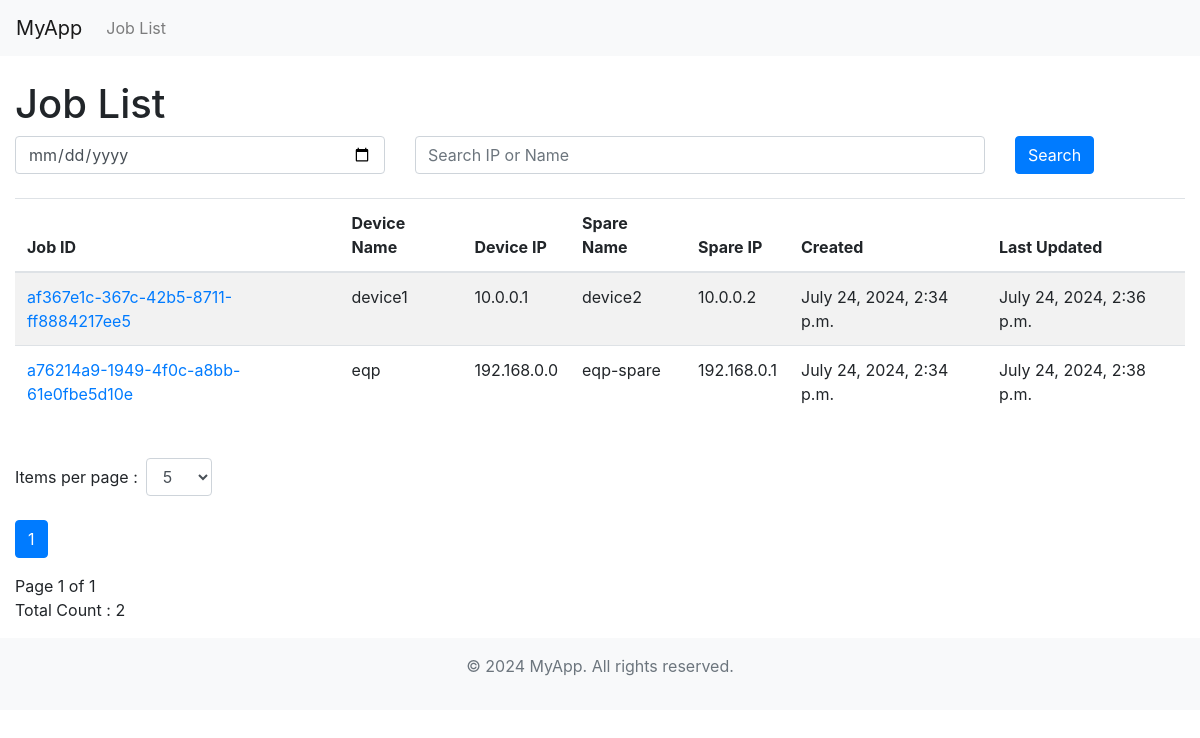
The app's page /jobs/, older data.
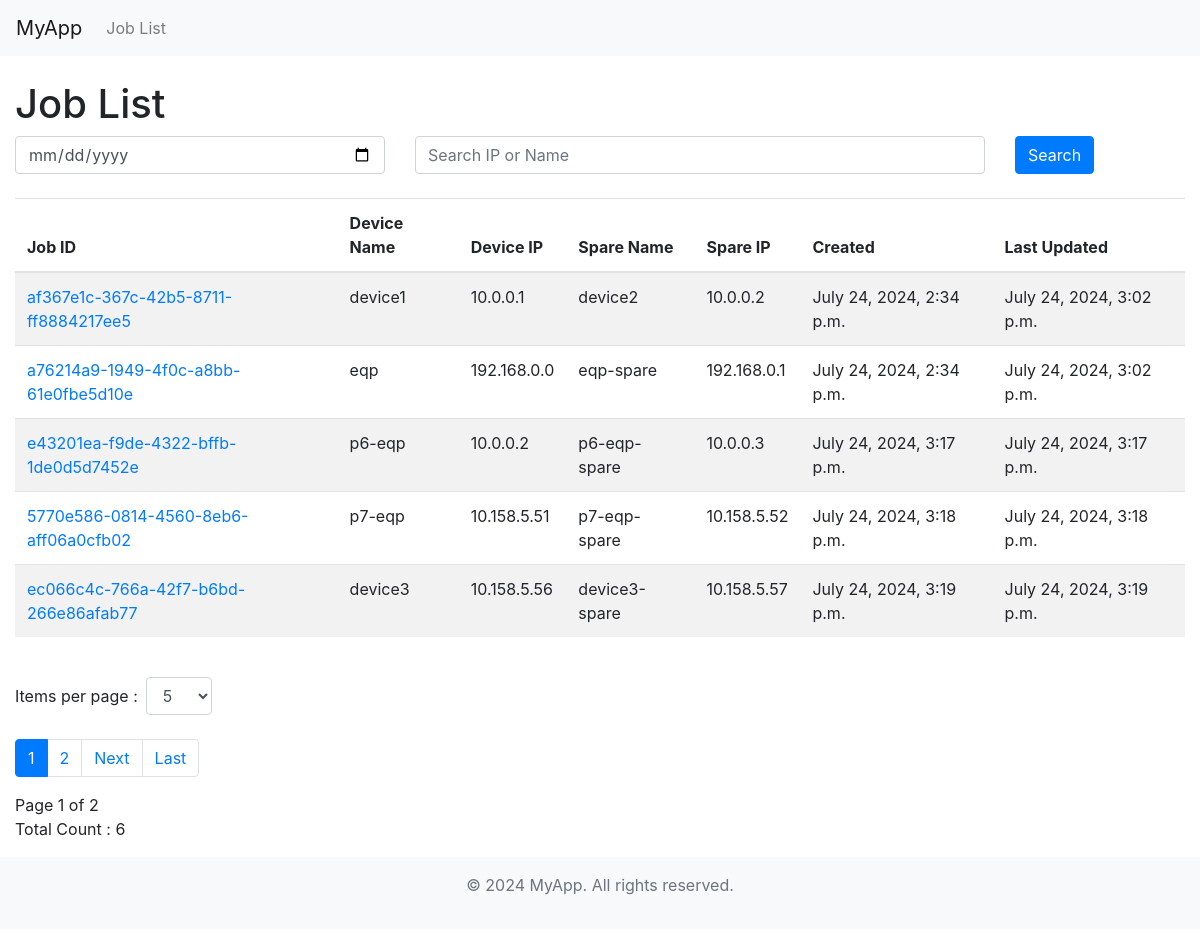
The same page, newer data.
### jobapp/models.py (models this page shows)
class Job(models.Model):
    job_id = models.UUIDField(default=uuid.uuid4, editable=False, primary_key=True)
    device_name = models.CharField(max_length=255)
    device_ip = models.GenericIPAddressField()
    spare_name = models.CharField(max_length=255)
    spare_ip = models.GenericIPAddressField()
    status = models.CharField(max_length=50)
    created = models.DateTimeField(auto_now_add=True)
    last_updated = models.DateTimeField(auto_now=True)

### jobapp/views.py (the view, shortened to what this page needs)
# urls.py: path('', views.JobListView.as_view(), name='job_list'),
class JobListView(ListView):
    model = Job
    template_name = 'jobapp/job_list.html'
    context_object_name = 'jobs'
    paginate_by = 5
    def get_queryset(self):
        queryset = super().get_queryset()
        last_updated_query = self.request.GET.get('last_updated')
        search_query = self.request.GET.get('search')
        return queryset
    def get_paginate_by(self, queryset):
        paginate_by = self.request.GET.get('paginate_by', self.paginate_by)
        try:
            return int(paginate_by)
        except (TypeError, ValueError):
            return self.paginate_by
    def get_context_data(self, **kwargs):
        context = super().get_context_data(**kwargs)
        queryset = self.get_queryset()
        context['paginate_by'] = self.get_paginate_by(self.get_queryset())
        context['search_query'] = self.request.GET.get('search', '')
        context['last_updated_query'] = self.request.GET.get('last_updated', '')
        context['total_count'] = queryset.count()
        return context

### jobapp/templates/jobapp/job_list.html (shortened to what this page needs)
{% extends 'base.html' %}
{% block content %}
    <h1>Job List</h1>
    <form method="get" action="">
        <div class="form-group row">
            <div class="col-md-4">
                <input type="date" class="form-control" name="last_updated" id="last_updated" value="{{ last_updated_query }}">
            </div>
            <div class="col-md-6">
                <input type="text" class="form-control" name="search" id="search" value="{{ search_query }}" placeholder="Search IP or Name">
            </div>
            <div class="col-md-2">
                <button type="submit" class="btn btn-primary">Search</button>
            </div>
        </div>
    </form>
    <div class="mt-4 table-responsive">
        <table class="table table-striped">
            <thead>
                <tr>
                    <th>Job ID</th>
                    <th>Device Name</th>
                    <th>Device IP</th>
                    <th>Spare Name</th>
                    <th>Spare IP</th>
                    <th>Created</th>
                    <th>Last Updated</th>
                </tr>
            </thead>
            <tbody>
                {% for job in jobs %}
                <tr>
                    <td><a href="{% url 'jobs:joblog_list' job.job_id %}">{{ job.job_id }}</a></td>
                    <td>{{ job.device_name }}</td>
                    <td>{{ job.device_ip }}</td>
                    <td>{{ job.spare_name }}</td>
                    <td>{{ job.spare_ip }}</td>
                    <td>{{ job.created }}</td>
                    <td>{{ job.last_updated }}</td>
                </tr>
                {% empty %}
                <tr>
                    <td colspan="7">No jobs found.</td>
                </tr>
                {% endfor %}
            </tbody>
        </table>
    </div>
    <div class="mt-4">
        <form method="get" action="" class="form-inline">
            <label class="mr-2"  for="paginate_by">Items per page : </label>
            <select name="paginate_by" id="paginate_by" class="form-control mr-2" onchange="this.form.submit()">
                <option value="5" {% if paginate_by == 5 %}selected{% endif %}>5</option>
            </select>
        </form>
        <br>
        <ul class="pagination">
            {% for num in page_obj.paginator.page_range %}
                {% if num == page_obj.number %}
                    <li class="page-item active" aria-current="page">
                        <span class="page-link">{{ num }}</span>
                    </li>
                {% else %}
                    <li class="page-item">
                        <a class="page-link" href="?page={{ num }}&paginate_by={{ paginate_by }}">{{ num }}</a>
                    </li>
                {% endif %}
            {% endfor %}
            {% if page_obj.has_next %}
                <li class="page-item">
                    <a class="page-link" href="?page={{ page_obj.next_page_number }}&paginate_by={{ paginate_by }}">Next</a>
                </li>
                <li class="page-item">
                    <a class="page-link" href="?page={{ page_obj.paginator.num_pages }}&paginate_by={{ paginate_by }}">Last</a>
                </li>
            {% endif %}
        </ul>
        <span>Page {{ page_obj.number }} of {{ page_obj.paginator.num_pages }}</span>
        <p>Total Count : {{ total_count }}</p>
    </div>
{% endblock %}

### jobapp/templates/base.html (shortened to what this page needs)
<!DOCTYPE html>
<html lang="en">
<head>
    <link href="https://stackpath.bootstrapcdn.com/bootstrap/4.5.2/css/bootstrap.min.css" rel="stylesheet">
</head>
<body>
    <nav class="navbar navbar-expand-lg navbar-light bg-light">
        <a class="navbar-brand" href="{% url 'jobs:job_list' %}">MyApp</a>
        <div class="collapse navbar-collapse">
            <ul class="navbar-nav mr-auto">
                <li class="nav-item">
                    <a class="nav-link" href="{% url 'jobs:job_list' %}">Job List</a>
                </li>
            </ul>
        </div>
    </nav>
    <div class="container-fluid mt-4">
        {% block content %}{% endblock %}
    </div>
    <footer class="footer mt-auto py-3 bg-light">
        <div class="container">
            <p class=" text-muted text-center">© 2024 MyApp. All rights reserved.</p>
        </div>
    </footer>
</body>
</html>

Row changes from the older to the newer data that the page shows:
changed Job "af367e1c-367c-42b5-8711-ff8884217ee5": last_updated "July 24, 2024, 2:36 p.m." → "July 24, 2024, 3:02 p.m."
changed Job "a76214a9-1949-4f0c-a8bb-61e0fbe5d10e": last_updated "July 24, 2024, 2:38 p.m." → "July 24, 2024, 3:02 p.m."
added Job: job_id "e43201ea-f9de-4322-bffb-1de0d5d7452e", device_name "p6-eqp", device_ip "10.0.0.2", spare_name "p6-eqp-spare", spare_ip "10.0.0.3", created "July 24, 2024, 3:17 p.m.", last_updated "July 24, 2024, 3:17 p.m."
added Job: job_id "5770e586-0814-4560-8eb6-aff06a0cfb02", device_name "p7-eqp", device_ip "10.158.5.51", spare_name "p7-eqp-spare", spare_ip "10.158.5.52", created "July 24, 2024, 3:18 p.m.", last_updated "July 24, 2024, 3:18 p.m."
added Job: job_id "ec066c4c-766a-42f7-b6bd-266e86afab77", device_name "device3", device_ip "10.158.5.56", spare_name "device3-spare", spare_ip "10.158.5.57", created "July 24, 2024, 3:19 p.m.", last_updated "July 24, 2024, 3:19 p.m."
Text that changed along with them:
{{ page_obj.paginator.num_pages }}: "1" → "2"
{{ total_count }}: "2" → "6"
new list line: "2"
text now shown: "Next Last"
